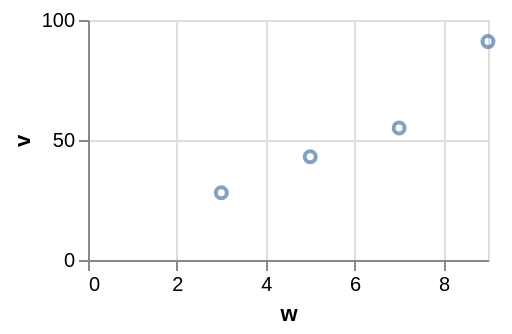

The Vega-Lite source for this figure:
### Vega-Lite specification from a JSON file in a GitHub repository (floating-point values rounded to 4 significant figures)
{"$schema": "https://vega.github.io/schema/vega-lite/v6.json", "width": 200, "height": 120, "data": {"values": [{"c": "alpha", "v": 28, "w": 3, "t": "2024-01-07"}, {"c": "beta", "v": 55, "w": 7, "t": "2024-03-19"}, {"c": "gamma", "v": 43, "w": 5, "t": "2024-06-02"}, {"c": "delta", "v": 91, "w": 9, "t": "2024-09-11"}]}, "mark": {"type": "point", "thetaOffset": -4}, "encoding": {"x": {"field": "w", "type": "quantitative"}, "y": {"field": "v", "type": "quantitative"}}}
